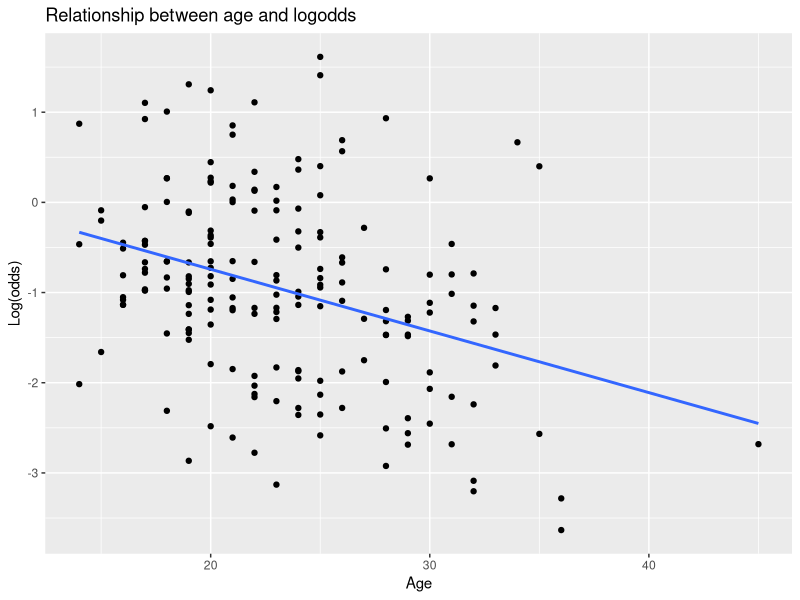
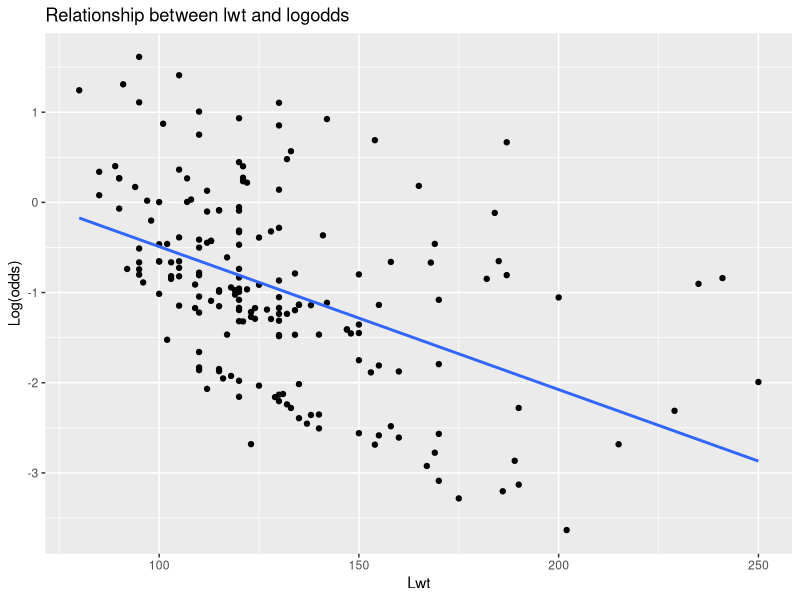
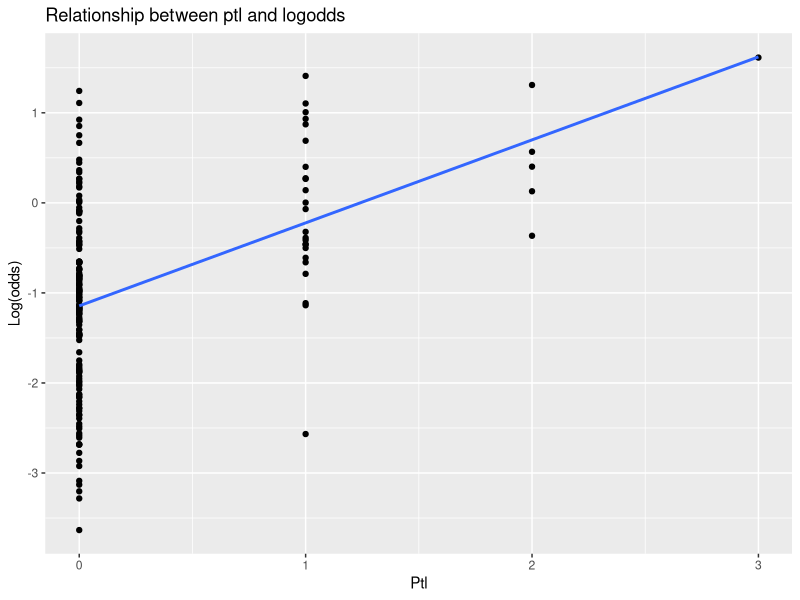
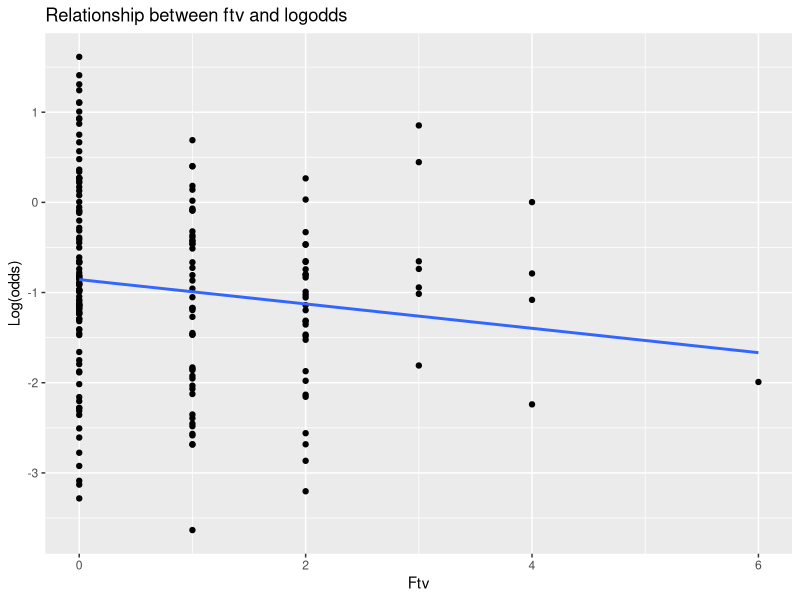

Recreate these plots in R, in order.
## ---- chunk 1
library(readxl)
birthwt <- read_excel("birthwt.xlsx")

# data structure
str(birthwt)
summary(birthwt)

# check for missing or inplausible values
sum(is.na(birthwt)+sum(birthwt$age == 0)+sum(birthwt$lwt == 0))

## ---- chunk 2
# transform into factors and set levels
birthwt$low[birthwt$low==0] = "neg"
birthwt$low[birthwt$low==1] = "pos"
birthwt$low <- as.factor(birthwt$low)
birthwt$race <- as.factor(birthwt$race)
birthwt$smoke <- as.factor(birthwt$smoke)
birthwt$ht <- as.factor(birthwt$ht)
birthwt$ui <- as.factor(birthwt$ui)
## ---- chunk 3
# first logistic regression model
model <- glm(low ~ age + lwt + race + smoke + ptl + ht + ui + ftv, 
             data = birthwt, family = binomial)

summary(model)
confint(model) # 95% confidence intervals
## ---- chunk 4
# odds of coefficients
odds <- exp(model$coefficients)
exp(confint(model))

# data for evaluation
test.data<- birthwt

# data for prediction
pred.data <- data.frame(age = 38, lwt = 68, race = 1, smoke = 0, ptl = 2, ht = 0, ui = 0, ftv = 1)
  # convert kg to pounds
  pred.data$lwt <- pred.data$lwt * 2.20462

# transform factors
pred.data$race <- as.factor(pred.data$race)
pred.data$smoke <- as.factor(pred.data$smoke)
pred.data$ht <- as.factor(pred.data$ht)
pred.data$ui <- as.factor(pred.data$ui)

  
library(tidyverse)

# predict probabilities
probabilities <- model %>% predict(test.data, type = "response")

# calculate logodds 
logodds <- model %>% predict(test.data, type = "link") 

# predict classes 
predicted.classes <- ifelse(probabilities > 0.5, "pos", "neg")

# Accuracy of the model
mean(predicted.classes == test.data$low)

op<-data.frame(logodds=logodds,
               odds=exp(logodds),
               probabilities=probabilities)

# check for linearity between logodds and metric predictor values

# age vs logodds
ggplot(test.data, aes(x = age, y = logodds)) +
  geom_point() +
  geom_smooth(method = "lm", se = FALSE) +
  labs(title = "Relationship between age and logodds",
       x = "Age",
       y = "Log(odds)")

# lwt vs logodds
ggplot(test.data, aes(x = lwt, y = logodds)) +
  geom_point() +
  geom_smooth(method = "lm", se = FALSE) +
  labs(title = "Relationship between lwt and logodds",
       x = "Lwt",
       y = "Log(odds)")

# ptl vs logodds
ggplot(test.data, aes(x = ptl, y = logodds)) +
  geom_point() +
  geom_smooth(method = "lm", se = FALSE) +
  labs(title = "Relationship between ptl and logodds",
       x = "Ptl",
       y = "Log(odds)")

# ftv vs logodds
ggplot(test.data, aes(x = ftv, y = logodds)) +
  geom_point() +
  geom_smooth(method = "lm", se = FALSE) +
  labs(title = "Relationship between ftv and logodds",
       x = "Ftv",
       y = "Log(odds)")

# Evaluate model quality

# check for multicollinearity
library(car)
vif(model)

# G?tekriterium
AIC(model)
BIC(model)

# prediction
pred.response <- predict(model, newdata = pred.data, type = "response")

